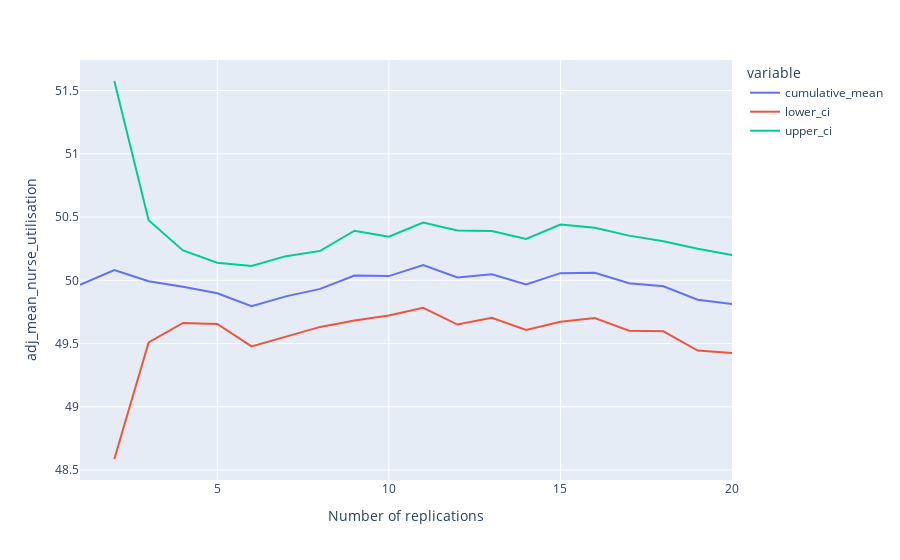

The cell this chart's notebook holds for it:
### Code cell
confidence_interval_method(
    replications = 20,
    metric = 'mean_nurse_utilisation',
    desired_precision = 0.05
)

### Figure 1 — Plotly figure (JSON) as saved in the notebook; plotly's stock layout.template omitted (floating-point values rounded to 4 significant figures)
{"data": [{"hovertemplate": "variable=cumulative_mean<br>replications=%{x}<br>value=%{y}<extra></extra>", "legendgroup": "cumulative_mean", "line": {"color": "#636efa", "dash": "solid"}, "marker": {"symbol": "circle"}, "mode": "lines", "name": "cumulative_mean", "orientation": "v", "showlegend": true, "type": "scatter", "x": [1, 2, 3, 4, 5, 6, 7, 8, 9, 10, 11, 12, 13, 14, 15, 16, 17, 18, 19, 20], "xaxis": "x", "y": [49.96, 50.08, 49.99, 49.95, 49.9, 49.8, 49.87, 49.93, 50.04, 50.03, 50.12, 50.02, 50.05, 49.97, 50.06, 50.06, 49.98, 49.95, 49.85, 49.81], "yaxis": "y"}, {"hovertemplate": "variable=lower_ci<br>replications=%{x}<br>value=%{y}<extra></extra>", "legendgroup": "lower_ci", "line": {"color": "#EF553B", "dash": "solid"}, "marker": {"symbol": "circle"}, "mode": "lines", "name": "lower_ci", "orientation": "v", "showlegend": true, "type": "scatter", "x": [1, 2, 3, 4, 5, 6, 7, 8, 9, 10, 11, 12, 13, 14, 15, 16, 17, 18, 19, 20], "xaxis": "x", "y": [null, 48.59, 49.51, 49.66, 49.65, 49.48, 49.56, 49.63, 49.68, 49.72, 49.78, 49.65, 49.7, 49.61, 49.67, 49.7, 49.6, 49.6, 49.44, 49.42], "yaxis": "y"}, {"hovertemplate": "variable=upper_ci<br>replications=%{x}<br>value=%{y}<extra></extra>", "legendgroup": "upper_ci", "line": {"color": "#00cc96", "dash": "solid"}, "marker": {"symbol": "circle"}, "mode": "lines", "name": "upper_ci", "orientation": "v", "showlegend": true, "type": "scatter", "x": [1, 2, 3, 4, 5, 6, 7, 8, 9, 10, 11, 12, 13, 14, 15, 16, 17, 18, 19, 20], "xaxis": "x", "y": [null, 51.58, 50.48, 50.24, 50.14, 50.11, 50.19, 50.23, 50.39, 50.34, 50.46, 50.39, 50.39, 50.33, 50.44, 50.42, 50.35, 50.31, 50.25, 50.2], "yaxis": "y"}], "layout": {"legend": {"title": {"text": "variable"}, "tracegroupgap": 0}, "margin": {"t": 60}, "xaxis": {"anchor": "y", "domain": [0, 1], "title": {"text": "Number of replications"}}, "yaxis": {"anchor": "x", "domain": [0, 1], "title": {"text": "adj_mean_nurse_utilisation"}}}}
